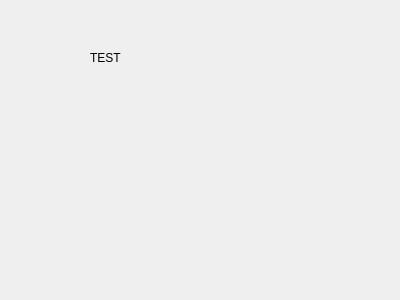
<?xml version="1.0" encoding="UTF-8"?>
<ui version="4.0">
 <class>Alert::AlertPlaceHolderTest</class>
 <widget class="QWidget" name="Alert::AlertPlaceHolderTest">
  <property name="geometry">
   <rect>
    <x>0</x>
    <y>0</y>
    <width>400</width>
    <height>300</height>
   </rect>
  </property>
  <property name="windowTitle">
   <string>Form</string>
  </property>
  <widget class="QLabel" name="label">
   <property name="geometry">
    <rect>
     <x>90</x>
     <y>50</y>
     <width>62</width>
     <height>16</height>
    </rect>
   </property>
   <property name="text">
    <string>TEST</string>
   </property>
  </widget>
 </widget>
 <resources/>
 <connections/>
</ui>
